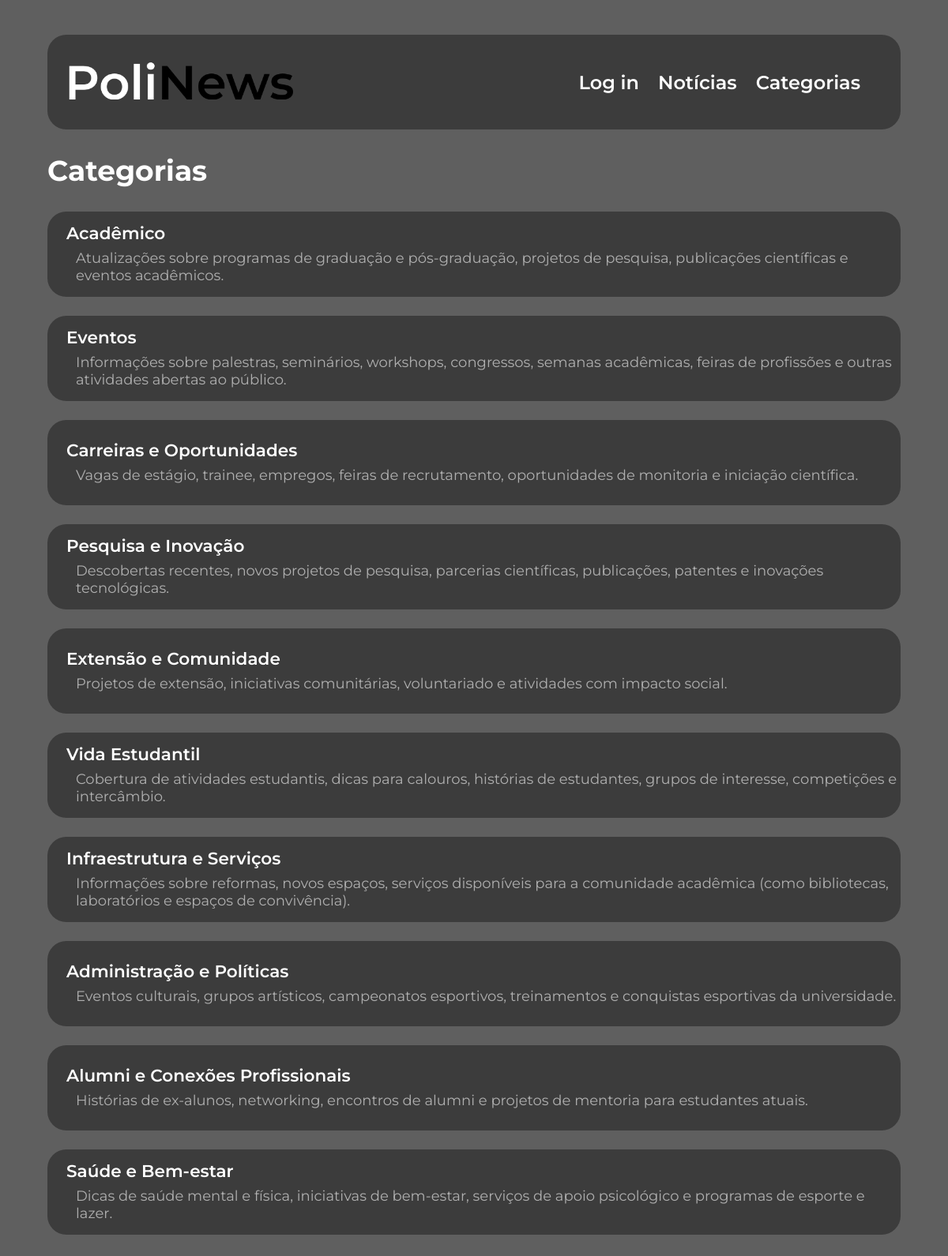
Page /news/categorias/ on the committed database.
### news/models.py (models this page shows, shortened)
class Category(models.Model):
    nome = models.CharField(max_length=100, unique=True)
    descricao = models.TextField(blank=True)

### news/views_V1.py (the view)
# urls.py: path('categorias/', views_V1.category_list, name='category_list'),
def category_list(request):
    categorias = Category.objects.all()
    return render(request, 'news/category_list.html', {'categorias': categorias})

### news/templates/news/category_list.html
{% extends 'base.html' %}
{% block content %}
    <div class="categories">
        <h2>Categorias</h2>
        <ul>
            {% for categoria in categorias %}
                <li>
                    <a href="{% url 'news:category_detail' categoria.id %}" class="linkcat">
                        <div class="categorieslist">
                            <h1>{{ categoria.nome }}</h1>
                            <p>{{ categoria.descricao }}</p>
                        </div>
                    </a>
                </li>
            {% endfor %}
        </ul>
    </div>
{% endblock %}

### templates/base.html (shortened to what this page needs)
{% load static %}
<!DOCTYPE html>
<html lang="en">
    <head>
        <link rel="stylesheet" type="text/css" href="{% static 'style.css' %}?v={{ timestamp }}">
    </head>
    <body>
        <div class="main_div">
            <header id="cabecalho-principal">
                <a href="{% url 'index' %}">
                    <img src="{% static 'PoliNews.png' %}" class="logo">
                </a>
                <nav id="navegacao-principal">
                    <ul class="base">
                        {% if user.is_authenticated %}
                            <li class="logadotext"> Bem-vindo, {{ user.username }}!</li>
                            <li>
                                <a href="#" onclick="event.preventDefault(); document.getElementById('logout-form').submit();" class="logout">Logout</a>
                                <form id="logout-form" action="{% url 'logout' %}" method="post" style="display: none;">
                                    {% csrf_token %}
                                </form>
                            </li>
                        {% else %}
                            <li><a href="{% url 'login' %}" class="login">Log in</a></li>
                        {% endif %}
                        <li><a href="{% url 'news:index' %}" class="noticias">Notícias</a></li>
                        <li><a href="{% url 'news:category_list' %}" class="noticias">Categorias</a></li>
                    </ul>
                </nav>
            </header>
        </div>
            <main id="conteiner-principal">
                {% block content %}
                {% endblock content %}
            </main>
    </body>
</html>

### static/style.css (style rules this page uses)
body, #root { display: flex; flex-direction: column; background-color: rgb(95, 95, 95); }
header { display: flex; flex-direction: row; justify-content: space-between; align-items: center; width: 95%; }
.base { display: flex; justify-content: center; align-items: center; gap: 2vw; list-style: none; padding: 0; margin: 0; }
.base li { font-size: 1.8vw; }
.main_div { display: flex; flex-direction: row; justify-content: center; align-items: center; background-color: rgb(60, 60, 60); border-radius: 2vw; height: 10vw; width: 90vw; margin: 3vw auto; }
.logo { height: 4vw; }
.login { font-size: 2vw; font-family: SemiBoldMS; color: white; text-decoration: none; }
.noticias { font-size: 2vw; font-family: SemiBoldMS; color: white; text-decoration: none; }
.catdet a, h1 { text-decoration: none; font-size: 1.5vw; font-family: regularMS; color: rgb(170, 170, 170); margin-right: 1vw; font-weight: normal; }
.categories { width: 90vw; margin: auto; margin-top: -3vw; }
.categories h2 { font-family: BoldMS; font-size: 3vw; color: white; }
.categories ul { list-style-type: none; font-size: 2vw; padding-left: 0vw; }
.categorieslist { display: flex; flex-direction: column; justify-content: center; background-color: rgb(60, 60, 60); margin: 0 auto; width: 90vw; height: 8vw; border-radius: 2vw; margin-bottom: 2vw; padding-top: 1vw; }
.categorieslist p { padding-left: 1vw; color: rgb(175, 175, 175); font-family: regularMS; font-size: 1.5vw; margin-top: -0.5vw; margin-left: 2vw; margin-bottom: 2.3vw; }
.categorieslist h1 { margin-left: 2vw; color: white; text-decoration: none; font-family: SemiBoldMS; font-size: 1.8vw; }
li .linkcat { text-decoration: none; }

### rows in the picture
Category: nome "Acadêmico", descricao "Atualizações sobre programas de graduação e pós-graduação, projetos de pesquisa, publicações científicas e eventos acadêmicos."
Category: nome "Eventos", descricao "Informações sobre palestras, seminários, workshops, congressos, semanas acadêmicas, feiras de profissões e outras atividades abertas ao público."
Category: nome "Carreiras e Oportunidades", descricao "Vagas de estágio, trainee, empregos, feiras de recrutamento, oportunidades de monitoria e iniciação científica."
Category: nome "Pesquisa e Inovação", descricao "Descobertas recentes, novos projetos de pesquisa, parcerias científicas, publicações, patentes e inovações tecnológicas."
Category: nome "Extensão e Comunidade", descricao "Projetos de extensão, iniciativas comunitárias, voluntariado e atividades com impacto social."
Category: nome "Vida Estudantil", descricao "Cobertura de atividades estudantis, dicas para calouros, histórias de estudantes, grupos de interesse, competições e intercâmbio."
Category: nome "Infraestrutura e Serviços", descricao "Informações sobre reformas, novos espaços, serviços disponíveis para a comunidade acadêmica (como bibliotecas, laboratórios e espaços de convivência)."
Category: nome "Administração e Políticas", descricao "Eventos culturais, grupos artísticos, campeonatos esportivos, treinamentos e conquistas esportivas da universidade."
Category: nome "Alumni e Conexões Profissionais", descricao "Histórias de ex-alunos, networking, encontros de alumni e projetos de mentoria para estudantes atuais."
Category: nome "Saúde e Bem-estar", descricao "Dicas de saúde mental e física, iniciativas de bem-estar, serviços de apoio psicológico e programas de esporte e lazer."
